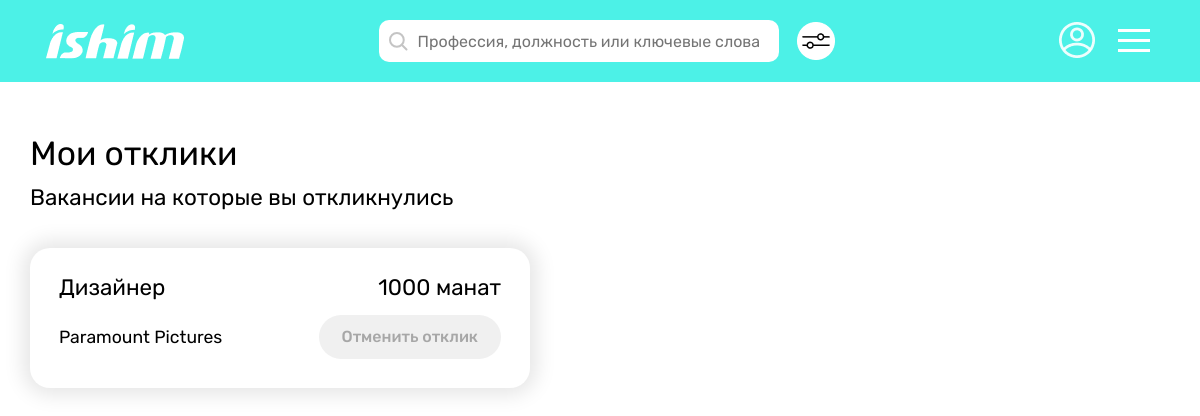
Page /employee/my-responses (signed in) on the earlier database version.
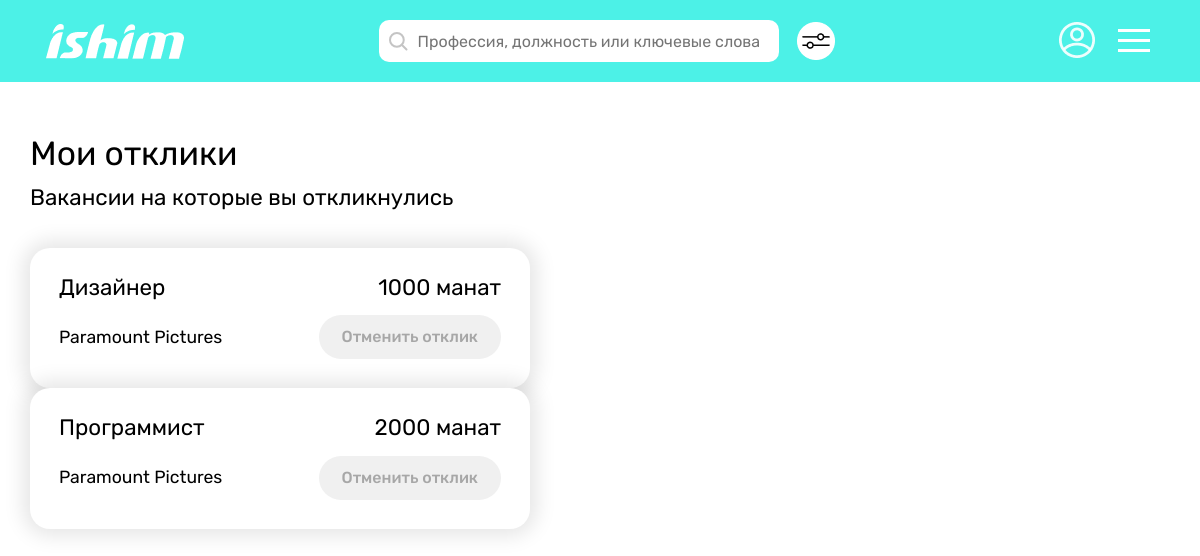
Same page on the later database version.
### employee/models.py (models this page shows)
class Response(models.Model):
    vacancy = models.ForeignKey(Vacancy, on_delete=models.CASCADE)
    employee = models.ForeignKey(Employee, on_delete=models.CASCADE)
    creation_date = models.DateTimeField(auto_now_add=True)

### vacancy/models.py (models this page shows, shortened)
class Vacancy(models.Model):
    creator = models.ForeignKey(User, on_delete=models.CASCADE)
    position = models.CharField(max_length=65)
    sphere = models.CharField(max_length=100)
    min_salary = models.IntegerField(default=0)
    max_salary = models.IntegerField()
    registration = models.CharField(max_length=100, default='не имеет значения')
    experience = models.CharField(max_length=65)
    min_age = models.IntegerField()
    max_age = models.IntegerField()
    sex = models.CharField(max_length=65, default='не имеет значения')
    education = models.CharField(max_length=65)
    responsibilities = models.TextField()
    work_terms = models.TextField()
    busyness = models.CharField(max_length=65, default='')
    work_graph = models.CharField(max_length=65)
    payment = models.TextField(default='')
    views = models.IntegerField(default=0)
    creation_date = models.DateTimeField(auto_now_add=True)
    class Meta:
        verbose_name_plural = "Vacancies"

### hirer/models.py (models this page shows, shortened)
class Hirer(models.Model):
    user = models.OneToOneField(User, on_delete=models.CASCADE, null=True, blank=True)
    company_name = models.CharField(max_length=65)
    sphere = models.CharField(max_length=100)
    phone_num = PhoneNumberField()
    city = models.CharField(max_length=65)
    creation_date = models.DateTimeField(auto_now_add=True)

### employee/views.py (the view)
# urls.py: path('my-responses', tm_views.my_responses, name='my-responses-tm'),
@employee_required
@login_required
def my_responses(request):
    responses = Response.objects.filter(employee=request.user.employee)
    context = {
        'responses': responses,
    }
    return render(request, 'employee/my_responses.html', context)

### employee/templates/employee/my_responses.html (shortened to what this page needs)
{% extends "main/base.html" %}
{% load static %}
{% block content %}
   <div class="container__main pad-0 w-1920">
      {% include 'main/header_employee.html' %}
      <div class="container__content">
         <div class="my__responses">
            <h1 class="my__responses__title">Мои отклики</h1>
            <h2 class="my__responses__subtitle">Вакансии на которые вы откликнулись</h2>
            {% for response in responses %}
            <div class="my__responses__item__wrapper">
               <div class="my__responses__item">
                  <h3 class="my__responses__item__headline">{{ response.vacancy.position }}</h3>
                  <h3 class="my__responses__item__headline">{{ response.vacancy.min_salary }} манат</h3>
               </div>
               <div class="my__responses__item">
                  <div class="my__responses__item__additionally">{{ response.vacancy.creator.hirer.company_name }}</div>
                  <a href="{% url 'make-response' response.vacancy.id %}" class="my__responses__item__btn">Отменить отклик</a>
               </div>
            </div>
            {% endfor %}
         </div>
      </div>
   </div>
{% endblock %}

### main/templates/main/base.html (shortened to what this page needs)
<!DOCTYPE html>
<html lang="en">
<head>
    {% load static %}
    <link rel="stylesheet" href="{% static 'main.css' %}">
</head>
<body>
    {% block content %}{% endblock %}
</body>
</html>

### main/templates/main/header_employee.html (shortened to what this page needs)
{% load static %}
<header class="header">
   <div class="container__content">
      <div class="header__content">
         <section class="header__sec__type3 ">
            <a href="{% url 'home' %}"><img src="{% static 'images/header/Ishim__logo.png' %}" alt="" class="header__pic "></a>
         </section>
         <section class="header__sec__type3">
            <form action="{% url 'search-vacancy' %}">
               <div class="nav">
                  <button type="submit" name="search_btn">
                     <img src="{% static 'images/search__ic.svg' %}" alt="Sorry">
                  </button>
                  <input type="text" class="nav__inp" placeholder="Профессия, должность или ключевые слова" name="position">
               </div>
               <a href="{% url 'wide-search-vacancy' %}">
                  <img src="{% static 'images/nav__setting.png' %}" alt="Sorry" class="nav__set__pic">
               </a>
            </form>
         </section>
         <section class="header__sec__type3">
            <div class="header__user__pic__wrap">
               <img src="{% static 'images/user__def__ic.png' %}" alt="Sorry" class="header__user__pic">
            </div>
            <button class="hamburger hamburger-line">
               <span></span>
            </button>
         </section>
      </div>
   </div>
</header>

### static/main.css (style rules this page uses)
* { padding: 0; margin: 0; border: 0; }
*, *:before, *:after { -moz-box-sizing: border-box; -webkit-box-sizing: border-box; box-sizing: border-box; }
nav, footer, header, aside { display: block; }
html, body { height: 100%; width: 100%; font-size: 100%; line-height: 1; font-size: 16px; -ms-text-size-adjust: 100%; -moz-text-size-adjust: 100%; -webkit-text-size-adjust: 100%; color: #000; font-family: 'Rubik', sans-serif; }
input, button, textarea, select, label { font-family: inherit; font-size: inherit; background: none; }
input { border: none; outline: none; }
button { cursor: pointer; }
a, a:visited { text-decoration: none; }
img { vertical-align: top; }
h1, h2, h3, h4, h5, h6 { font-size: inherit; font-weight: 400; margin: 0; }
.w-1920 { width: 100%; max-width: 1920px; }
.pad-0 { padding: 0; }
.container__content { width: 100%; max-width: 1440px; padding: 0 30px; margin: 0 auto; position: relative; }
.container__main { width: 100%; margin: 0 auto; position: relative; }
.header { height: 82px; background-color: #4CF1E7; }
.header__content { width: 100%; display: flex; justify-content: space-between; flex-wrap: nowrap; padding: 16px 84px 0 84px; }
.header__pic { width: 138px; height: 35px; }
.header__sec__type3:first-child { display: flex; align-items: flex-end; }
.header__sec__type3:nth-child(2) form { display: flex; align-items: center }
.header__sec__type3:last-child { position: relative; display: flex; align-items: center; }
.header__user__pic__wrap { padding-left: 30px; padding-bottom: 2px; margin-right: 19px; }
.nav { width: 500px; display: flex; align-items: center; background-color: #fff; padding: 10px; border-radius: 10px; margin-right: 18px; }
.nav img { margin-right: 7px; }
.nav__inp { width: 93%; }
.hamburger { display: block; position: relative; height: 34px; width: 40px; background: none; overflow: hidden; margin: 0; padding: 0; box-shadow: none; border: none; cursor: pointer; }
.hamburger span { display: block; position: absolute; top: 15px; right: 4px; left: 4px; height: 3px; background-color: #ffff; }
.hamburger span::before, .hamburger span::after { position: absolute; display: block; left: 0; width: 100%; height: 3px; background-color: #ffff; content: ""; }
.hamburger span::before { top: -10px; }
.hamburger span::after { bottom: -10px; }
.hamburger-line span::before, .hamburger-line span::after { transition-duration: 0.3s, 0.3s; transition-delay: 0.3s 0s; }
.hamburger-line span::before { transition-property: top, transform; }
.hamburger-line span::after { transition-property: bottom, transform; }
.my__responses { max-width: 500px; padding-top: 55px; padding-bottom: 120px; }
.my__responses__title { font-size: 2.1rem; margin-bottom: 16px; }
.my__responses__subtitle { font-size: 1.4rem; margin-bottom: 39px; }
.my__responses__item__wrapper { display: flex; justify-content: space-between; align-items: center; flex-wrap: wrap; padding: 29px; background: #FFFFFF; box-shadow: 0px 0px 20px 7px rgba(0, 0, 0, 0.1); border-radius: 20px; transition: 0.4s linear; }
.my__responses__item { width: 100%; display: flex; justify-content: space-between; align-items: center; margin-bottom: 16px; }
.my__responses__item:last-child { margin-bottom: 0; }
.my__responses__item__headline { font-size: 1.4rem; }
.my__responses__item__additionally { font-size: 1.1rem; }
.my__responses__item__btn { font-weight: 500; color: rgba(0, 0, 0, 0.3); padding: 14px 23px; background: #F0F0F0; border-radius: 30px; }
@media (max-width:1340px) { .header__content { align-items: center; padding: 20px 16px; } }
@media (max-width:1340px) { .nav { width: 400px; } }

Differences in the rows shown:
added Response: vacancy.position "Программист", vacancy.min_salary "2000", vacancy.creator.hirer.company_name "Paramount Pictures"
